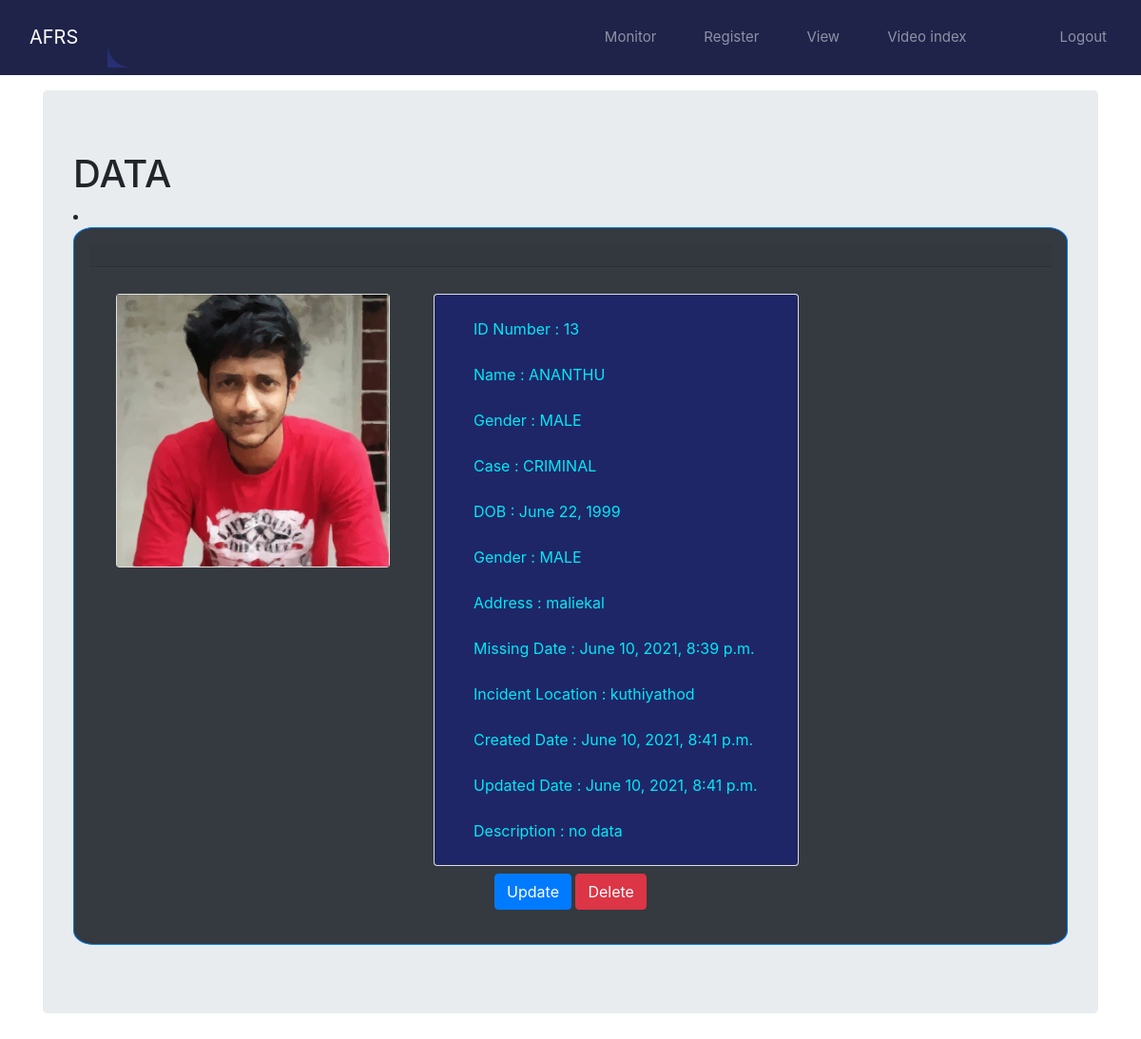
Screenshot of /detail/13 (signed in) with the database file from the repository.
### faceuploader/models.py (models this page shows, shortened)
class Face_image(models.Model):
    FCHOICES = (
        ('MISSING', 'Missing'),
        ('CRIMINAL', 'Criminal'),
    )
    photo = models.ImageField(upload_to="train_image")
    name = models.CharField(max_length=30)
    created = models.DateTimeField(auto_now_add=True, null=True)
    updated = models.DateTimeField(auto_now=True)
    dob = models.DateField()
    GCHOICES = (
        ('MALE', 'Male'),
        ('FEMALE', 'Female'),
    )
    gender = models.CharField(choices=GCHOICES, max_length=20, default='none')
    case = models.CharField(choices=FCHOICES, max_length=20, default='Missing')
    address = models.CharField(max_length=200, default='')
    missing_date = models.DateTimeField(default=now, blank=True)
    incident_location = models.CharField(max_length=200, default='')
    description = models.TextField(max_length=200, default='no data')

### faceuploader/views.py (the view)
# urls.py: path('detail/<pk>', views.detail_face_uploader,
@login_required
def detail_face_uploader(request, pk):
    face_image = get_object_or_404(Face_image, pk=pk)
    return render(request, 'faceuploader/detail_face_uploader.html', {'face_image': face_image})

### faceuploader/templates/faceuploader/detail_face_uploader.html (shortened to what this page needs)
{% extends "base.html" %}
{% load crispy_forms_tags %}
{% block content %}
<div class="jumbotron">
  <h1>DATA</h1>
<li>
 <div style="border-radius: 2%" class="card text-center p-3 mb-2 bg-dark text-dark{% if prs.case == 'CRIMINAL' %}border-danger{% else %} border-primary{% endif%} ">
   <div class="card-header ">
   </div>
   <div class="card-body">
     <div class="row">
     <div class="col-sm-4">
       <div class="card m-2" >
         <img class="card-img-left" src="{{face_image.photo.url}}"alt="Card image cap">
       </div>
     </div>
     <div class="col-sm-4">
     <div class="card m-2" style="width: 24rem;">
       <ul class="list-group list-group-flush list-group-item list-group-item-primary">
           <li class="list-group-item d-flex ">ID Number : {{face_image.id}}</li>
           <li class="list-group-item d-flex ">Name : {{face_image.name}}</li>
         <li class="list-group-item d-flex ">Gender : {{face_image.gender}}</li>
         <li class="list-group-item d-flex">Case : {{face_image.case}}</li>
        <li class="list-group-item d-flex">DOB : {{face_image.dob}}</li>
           <li class="list-group-item d-flex">Gender : {{face_image.gender}}</li>
           <li class="list-group-item d-flex">Address : {{face_image.address}}</li>
           <li class="list-group-item d-flex">Missing Date : {{face_image.missing_date}}</li>
           <li class="list-group-item d-flex">Incident Location : {{face_image.incident_location}}</li>
           <li class="list-group-item d-flex">Created Date : {{face_image.created}}</li>
           <li class="list-group-item d-flex">Updated Date : {{face_image.updated}}</li>
           <li class="list-group-item d-flex">Description : {{face_image.description}}</li>
       </ul>
     </div>
   </div>
 </div>
 <div class="container">
  <a class='btn btn-primary' href="{% url 'faceuploader:update_face_uploader' pk=face_image.pk %}">Update</a>
  <a class='btn btn-danger' href="{% url 'faceuploader:delete_face_uploader' pk=face_image.pk %}">Delete</a>
</div>
   </div>
 </div>
{% endblock content %}

### static/style.css (style rules this page uses)
body { font-family: "Roboto", sans-serif; background: #273074; }
* { margin: 0; padding: 0; }
* { border: 0; outline: 0; }
.card { background: #1f2349; }

### faceuploader/templates/faceuploader/detail_face_uploader.html (style rules this page uses)
.list-group-item { background-color: #1f2668; color:#03e9f4 }

### rows the page displays
Face_image: photo (picture), id "13", name "ANANTHU", gender "MALE", case "CRIMINAL", dob "June 22, 1999", address "maliekal", missing_date "June 10, 2021, 8:39 p.m.", incident_location "kuthiyathod", created "June 10, 2021, 8:41 p.m.", updated "June 10, 2021, 8:41 p.m.", description "no data"
